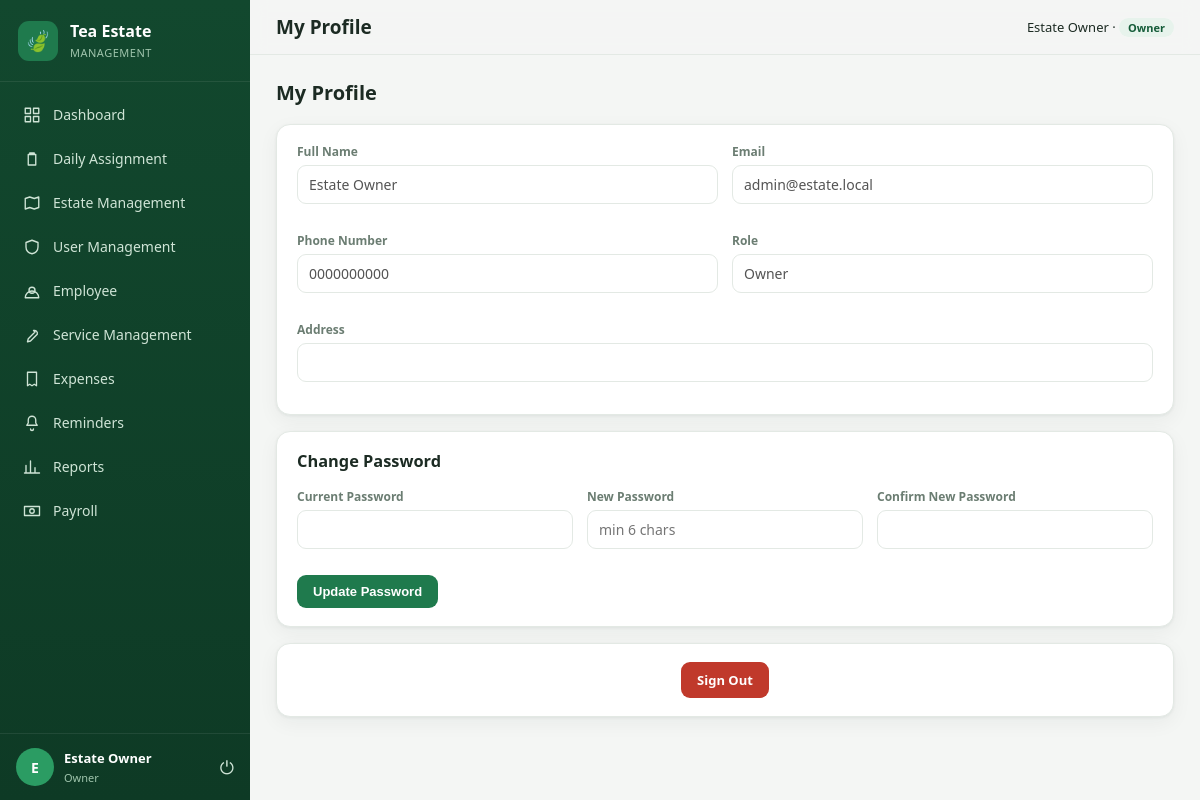
The app's page /profile.php (signed in) with its own data.
### tables this page shows
CREATE TABLE IF NOT EXISTS users (
  id INT AUTO_INCREMENT PRIMARY KEY,
  name VARCHAR(120) NOT NULL,
  email VARCHAR(160) NOT NULL UNIQUE,
  phone VARCHAR(40),
  address VARCHAR(255) NULL,
  password_hash VARCHAR(255) NOT NULL,
  role ENUM('Owner','Administrator','Estate Manager','Supervisor','Accountant','Viewer') NOT NULL DEFAULT 'Viewer',
  assigned_estate_ids VARCHAR(255) NULL COMMENT 'comma-separated estate ids',
  status ENUM('Active','Inactive') NOT NULL DEFAULT 'Active',
  avatar VARCHAR(255) NULL,
  last_login DATETIME NULL,
  created_at DATETIME NOT NULL DEFAULT CURRENT_TIMESTAMP,
  INDEX idx_users_role (role)
);

### includes/auth.php (called while the page is built, shortened)
<?php
require_once __DIR__ . '/../config/config.php';
function current_user() {
    return $_SESSION['user'] ?? null;
}
function av($relPath) {
    $full = __DIR__ . '/../' . $relPath;
    $v = @filemtime($full);
    return $relPath . '?v=' . ($v ?: '1');
}
function e($v) { return htmlspecialchars((string)$v, ENT_QUOTES, 'UTF-8'); }

### config/config.php (called while the page is built, shortened)
<?php
function db() {
    static $pdo = null;
    if ($pdo === null) {
        try {
            $pdo = new PDO(
                'mysql:host='.DB_HOST.';dbname='.DB_NAME.';charset=utf8mb4',
                DB_USER, DB_PASS,
                [
                    PDO::ATTR_ERRMODE => PDO::ERRMODE_EXCEPTION,
                    PDO::ATTR_DEFAULT_FETCH_MODE => PDO::FETCH_ASSOC,
                    PDO::ATTR_EMULATE_PREPARES => false,
                ]
            );
        } catch (PDOException $e) {
            http_response_code(500);
            die('Database connection failed. Check config/config.php. ('.$e->getMessage().')');
        }
    }
    return $pdo;
}

### profile.php (the view, shortened to what this page needs)
<?php
$title='My Profile'; $page='profile.php'; $pageScript='assets/js/profile.js';
require_once __DIR__.'/includes/auth.php';
$me = current_user();
$st = db()->prepare('SELECT name,email,phone,address,role FROM users WHERE id=?');
$st->execute([$me['id']]);
$row = $st->fetch();
require __DIR__.'/includes/header.php';
?>
<div class="page-head"><h2>My Profile</h2></div>
<div class="card"><div class="card-pad">
  <div class="form-row">
    <div class="field"><label>Full Name</label><input value="<?=e($row['name'])?>" disabled></div>
    <div class="field"><label>Email</label><input value="<?=e($row['email'])?>" disabled></div>
    <div class="field"><label>Phone Number</label><input value="<?=e($row['phone'])?>" disabled></div>
    <div class="field"><label>Role</label><input value="<?=e($row['role'])?>" disabled></div>
    <div class="field" style="grid-column:1 / -1"><label>Address</label><input value="<?=e($row['address'])?>" disabled></div>
  </div>
</div></div>
<div class="card mb" style="margin-top:16px"><div class="card-pad">
  <h3 style="margin-top:0">Change Password</h3>
  <div class="form-row3">
    <div class="field"><label>Current Password</label><input id="curPw" type="password"></div>
    <div class="field"><label>New Password</label><input id="newPw" type="password" placeholder="min 6 chars"></div>
    <div class="field"><label>Confirm New Password</label><input id="confPw" type="password"></div>
  </div>
  <button class="btn" style="margin-top:12px" onclick="changePw()">Update Password</button>
</div></div>
<div class="card mb" style="margin-top:16px"><div class="card-pad" style="text-align:center">
  <a href="logout.php" class="btn red">Sign Out</a>
</div></div>
<?php require __DIR__.'/includes/footer.php'; ?>

### includes/header.php (shortened to what this page needs)
<?php
require_once __DIR__ . '/auth.php';
$u = current_user();
$page = $page ?? '';
$nav = [
  ['dashboard.php','Dashboard','grid'],
  ['assignments.php','Daily Assignment','clipboard'],
  ['estates.php','Estate Management','map'],
  ['users.php','User Management','shield'],
  ['employees.php','Employee','users'],
  ['service.php','Service Management','tool'],
  ['expenses.php','Expenses','receipt'],
  ['reminders.php','Reminders','bell'],
  ['reports.php','Reports','chart'],
  ['payroll.php','Payroll','cash'],
];
function icon($n){
  $p = [
   'grid'=>'M3 3h7v7H3zM14 3h7v7h-7zM14 14h7v7h-7zM3 14h7v7H3z',
   'clipboard'=>'M9 4h6v2H9zM7 6h10v14H7z',
   'map'=>'M9 4 3 6v14l6-2 6 2 6-2V4l-6 2-6-2z',
   'shield'=>'M12 3l8 3v6c0 5-3.5 8-8 9-4.5-1-8-4-8-9V6z',
   'users'=>'M16 11a4 4 0 1 0-8 0 4 4 0 0 0 8 0zM3 21a7 7 0 0 1 18 0z',
   'tool'=>'M14 6a4 4 0 0 1 5 5l-9 9-4 1 1-4 9-9z',
   'receipt'=>'M6 3h12v18l-3-2-3 2-3-2-3 2z',
   'bell'=>'M12 3a5 5 0 0 0-5 5v4l-2 3h14l-2-3V8a5 5 0 0 0-5-5zM10 20a2 2 0 0 0 4 0',
   'chart'=>'M4 20V10M10 20V4M16 20v-7M22 20H2',
   'cash'=>'M2 6h20v12H2zM12 9a3 3 0 1 0 0 6 3 3 0 0 0 0-6z',
  ];
  return '<svg viewBox="0 0 24 24" class="ic"><path d="'.$p[$n].'"/></svg>';
}
?>
<!DOCTYPE html>
<html lang="en">
<head>
<link rel="stylesheet" href="<?=av('assets/css/app.css')?>">
</head>
<body>
<div class="app">
  <aside class="sidebar" id="sidebar">
    <div class="brand">
      <div class="brand-logo">🍃</div>
      <div class="brand-txt"><span>Tea Estate</span><small>Management</small></div>
    </div>
    <nav class="nav">
      <?php foreach($nav as $n): ?>
        <a href="<?=$n[0]?>" class="nav-item <?=$page===$n[0]?'active':''?>">
          <?=icon($n[2])?><span><?=e($n[1])?></span>
        </a>
      <?php endforeach; ?>
    </nav>
    <div class="side-user">
      <a href="profile.php" style="display:contents;text-decoration:none;color:inherit" title="My Profile">
        <div class="avatar"><?=e(strtoupper(substr($u['name'],0,1)))?></div>
        <div class="side-user-info">
          <strong><?=e($u['name'])?></strong>
          <small><?=e($u['role'])?></small>
        </div>
      </a>
      <a href="logout.php" class="logout" title="Logout">⏻</a>
    </div>
  </aside>
  <main class="main">
    <header class="topbar">
      <h1><?=e($title ?? '')?></h1>
      <a class="top-right" href="profile.php" style="text-decoration:none;color:inherit"><?=e($u['name'])?> · <span class="role-tag"><?=e($u['role'])?></span></a>
    </header>
    <div class="content">

### includes/footer.php (shortened to what this page needs)
    </div>
  </main>
</div>
</body>
</html>

### assets/css/app.css (style rules this page uses)
:root { --bg:#f4f6f4; --card:#fff; --ink:#1c2b23; --muted:#6b7d72; --green:#1f7a4d; --green-d:#155c39; --green-l:#e7f3ec; --amber:#c98a1a; --red:#c0392b; --blue:#2c6fb0; --line:#e3e9e4; --radius:14px; --shadow:0 1px 3px rgba(20,40,30,.06),0 6px 20px rgba(20,40,30,.05); }
* { box-sizing:border-box }
body { margin:0;font-family:'Segoe UI',system-ui,-apple-system,Roboto,sans-serif;background:var(--bg);color:var(--ink);font-size:14px }
a { color:inherit;text-decoration:none }
.app { display:flex;min-height:100vh }
.sidebar { width:250px;background:linear-gradient(180deg,#12482e,#0e3a25);color:#dbeee2;position:fixed;top:0;bottom:0;left:0;display:flex;flex-direction:column;z-index:40 }
.brand { display:flex;align-items:center;gap:12px;padding:20px 18px;border-bottom:1px solid rgba(255,255,255,.08) }
.brand-logo { width:40px;height:40px;background:#1f7a4d;border-radius:11px;display:grid;place-items:center;font-size:20px }
.brand-txt span { font-weight:700;font-size:16px;display:block;color:#fff }
.brand-txt small { color:#9fc4ac;font-size:11px;letter-spacing:.5px;text-transform:uppercase }
.nav { flex:1;overflow-y:auto;padding:12px 10px }
.nav-item { display:flex;align-items:center;gap:12px;padding:11px 13px;border-radius:10px;color:#cfe4d6;font-weight:500;margin-bottom:3px;transition:.15s }
.ic { width:18px;height:18px;fill:none;stroke:currentColor;stroke-width:1.8;stroke-linecap:round;stroke-linejoin:round;flex:none }
.side-user { display:flex;align-items:center;gap:10px;padding:14px 16px;border-top:1px solid rgba(255,255,255,.08) }
.avatar { width:38px;height:38px;border-radius:50%;background:#2b9c63;color:#fff;display:grid;place-items:center;font-weight:700 }
.side-user-info { flex:1;min-width:0 }
.side-user-info strong { display:block;color:#fff;font-size:13px;white-space:nowrap;overflow:hidden;text-overflow:ellipsis }
.side-user-info small { color:#9fc4ac;font-size:11px }
.logout { color:#cfe4d6;font-size:18px }
.main { flex:1;margin-left:250px;display:flex;flex-direction:column;min-width:0 }
.topbar { position:sticky;top:0;background:rgba(244,246,244,.9);backdrop-filter:blur(8px);display:flex;align-items:center;gap:14px;padding:14px 26px;border-bottom:1px solid var(--line);z-index:30 }
.topbar h1 { font-size:19px;margin:0;font-weight:700;flex:1 }
.top-right { color:var(--muted);font-size:13px }
.role-tag { background:var(--green-l);color:var(--green-d);padding:2px 9px;border-radius:20px;font-weight:600;font-size:11px }
.content { padding:24px 26px;max-width:1400px;width:100% }
.card { background:var(--card);border:1px solid var(--line);border-radius:var(--radius);box-shadow:var(--shadow) }
.card-pad { padding:18px 20px }
.btn { display:inline-flex;align-items:center;gap:7px;background:var(--green);color:#fff;border:none;padding:9px 16px;border-radius:9px;font-weight:600;cursor:pointer;font-size:13px;transition:.15s }
.btn.red { background:var(--red) }
.field { margin-bottom:14px }
.field label { display:block;font-size:12px;font-weight:600;color:var(--muted);margin-bottom:5px }
.field input,.field select,.field textarea { width:100%;padding:9px 11px;border:1px solid var(--line);border-radius:9px;font-size:14px;font-family:inherit;background:#fff }
.form-row { display:grid;grid-template-columns:1fr 1fr;gap:14px }
.form-row3 { display:grid;grid-template-columns:1fr 1fr 1fr;gap:14px }
.page-head { display:flex;justify-content:space-between;align-items:center;margin-bottom:18px;flex-wrap:wrap;gap:12px }
.page-head h2 { margin:0;font-size:20px }
.mb { margin-bottom:16px }

### records on screen
users: name "E", name "Estate Owner", role "Owner", email "admin@estate.local", phone "0000000000"

### other values on screen
$n[1] "Dashboard"
$n[1] "Daily Assignment"
$n[1] "Estate Management"
$n[1] "User Management"
$n[1] "Employee"
$n[1] "Service Management"
$n[1] "Expenses"
$n[1] "Reminders"
$n[1] "Reports"
$n[1] "Payroll"
$title "My Profile"
